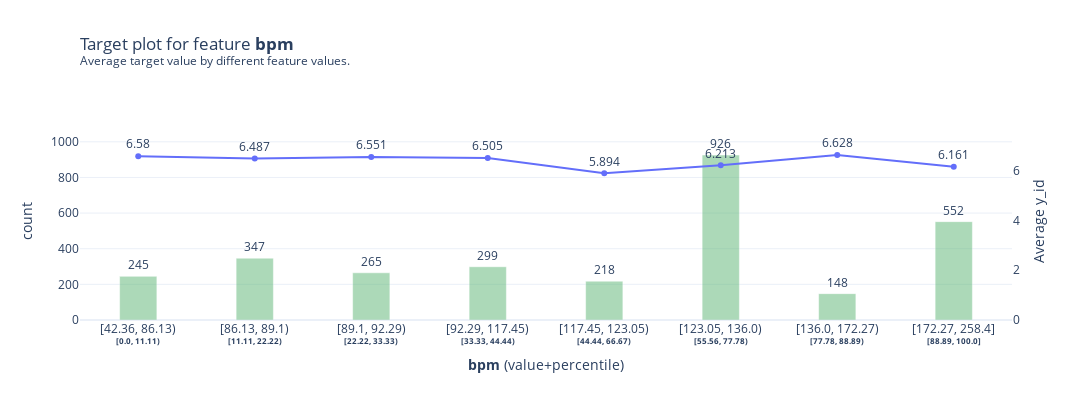

Here is the notebook cell this chart was saved with:
### Code cell
fig, axes, summary_df = target_bpm.plot(
    which_classes=[1, 2],
    show_percentile=True,
    figsize=(1200, 400),
    ncols=2,
    plot_params={"gaps": {"outer_y": 0.05, "top": 0.1}},
    engine='plotly',
    template='plotly_white',
)
fig

### Figure 1 — Plotly figure (JSON) as saved in the notebook; plotly's stock layout.template omitted (floating-point values rounded to 4 significant figures)
{"data": [{"hovertemplate": "%{text}", "marker": {"color": "#5BB573", "opacity": 0.5}, "name": "count", "text": [245, 347, 265, 299, 218, 926, 148, 552], "textposition": "outside", "type": "bar", "width": 0.32, "x": [0, 1, 2, 3, 4, 5, 6, 7], "xaxis": "x", "y": [245, 347, 265, 299, 218, 926, 148, 552], "yaxis": "y"}, {"hovertemplate": "%{text}", "line": {"color": "#636EFA"}, "marker": {"color": "#636EFA"}, "mode": "lines+markers+text", "name": "Average y_id", "text": ["6.58", "6.487", "6.551", "6.505", "5.894", "6.213", "6.628", "6.161"], "textposition": "top center", "type": "scatter", "x": [0, 1, 2, 3, 4, 5, 6, 7], "xaxis": "x", "y": [6.58, 6.487, 6.551, 6.505, 5.894, 6.213, 6.628, 6.161], "yaxis": "y2"}], "layout": {"height": 400, "showlegend": false, "title": {"text": "Target plot for feature <b>bpm</b> <br><sup>Average target value by different feature values.</sup>", "x": 0, "xref": "paper"}, "width": 1200, "xaxis": {"anchor": "y", "domain": [0, 1], "ticktext": ["[42.36, 86.13)<br><sup><b>[0.0, 11.11)</b></sup>", "[86.13, 89.1)<br><sup><b>[11.11, 22.22)</b></sup>", "[89.1, 92.29)<br><sup><b>[22.22, 33.33)</b></sup>", "[92.29, 117.45)<br><sup><b>[33.33, 44.44)</b></sup>", "[117.45, 123.05)<br><sup><b>[44.44, 66.67)</b></sup>", "[123.05, 136.0)<br><sup><b>[55.56, 77.78)</b></sup>", "[136.0, 172.27)<br><sup><b>[77.78, 88.89)</b></sup>", "[172.27, 258.4]<br><sup><b>[88.89, 100.0]</b></sup>"], "tickvals": [0, 1, 2, 3, 4, 5, 6, 7], "title": {"text": "<b>bpm</b> (value+percentile)"}}, "yaxis": {"anchor": "x", "domain": [0, 0.9], "range": [0, 1111.0], "title": {"text": "count"}}, "yaxis2": {"anchor": "x", "domain": [0, 0.9], "overlaying": "y", "range": [0, 7.954], "showgrid": false, "side": "right", "title": {"text": "Average y_id"}}}}
